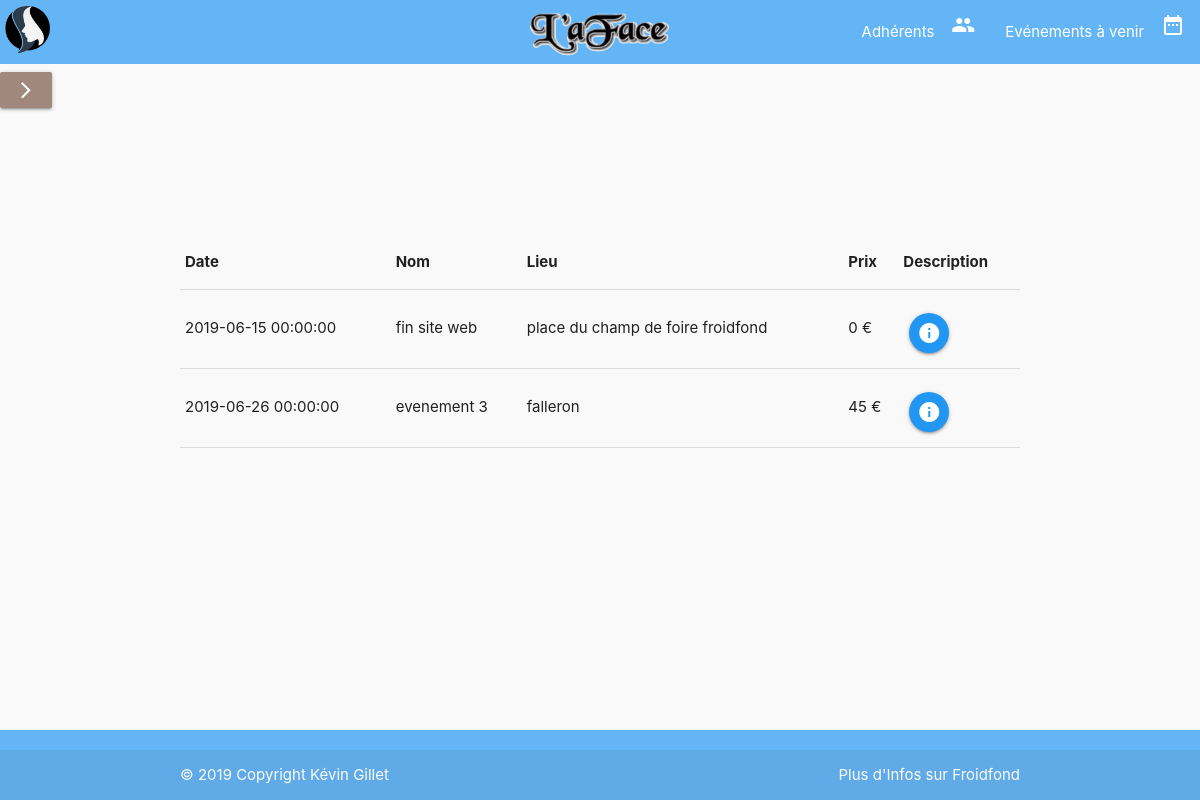
The page /user/page/events_view.php on the database as committed earlier.
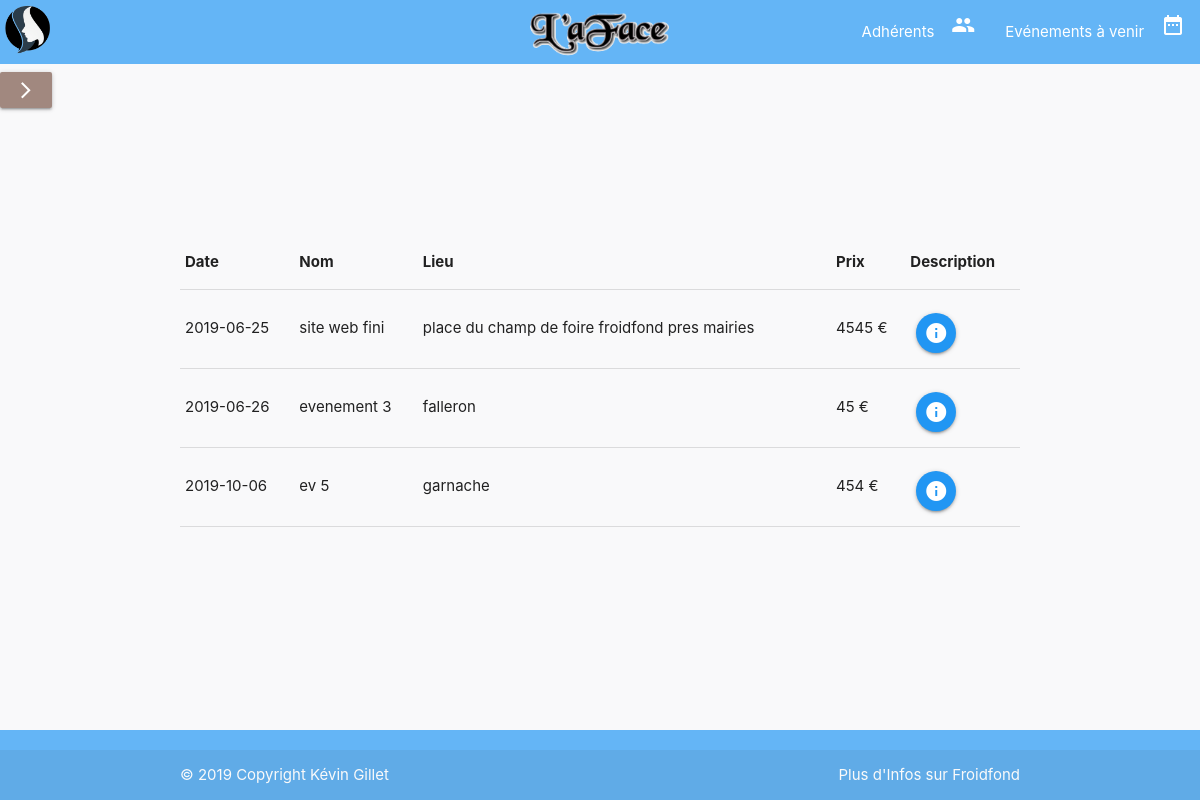
The same page on the database as committed later.
### tables this page shows
CREATE TABLE `evenement` (
  `idEvenement` int(11) NOT NULL,
  `nomEvenement` varchar(100) NOT NULL,
  `dateEvenement` date NOT NULL,
  `lieuEvenement` varchar(100) NOT NULL,
  `prixEntreeEvenement` float NOT NULL,
  `descriptionEvenement` text NOT NULL
);

### user/page/events_view.php (the view, shortened to what this page needs)
<?php include '../../modal/header.php'; ?>
<?php require_once '../../config/config.php';
$db = new PDO("mysql:host=" . Config::DB_SERVER . ";dbname=" . Config::DB_NAME
, Config::DB_USERNAME, Config::DB_PASSWORD, array(PDO::MYSQL_ATTR_INIT_COMMAND => "SET NAMES 'utf8'"));
$sql_query = "SELECT ev.dateEvenement, ev.descriptionEvenement, ev.nomEvenement, ev.lieuEvenement, ev.prixEntreeEvenement, ev.idEvenement
FROM evenement ev WHERE ev.dateEvenement > CURRENT_DATE() ORDER BY ev.dateEvenement ASC";
$result = $db->prepare($sql_query);
$result->execute();
$events = $result->fetchAll();
?>
      <main>
        <?php include '../../modal/sidenav.php'; ?>
        <table class="highlight table-gestion member-table responsive-table">
          <thead>
            <tr>
              <th>Date</th>
              <th>Nom</th>
              <th>Lieu</th>
              <th>Prix</th>
              <th>Description</th>
            </tr>
          </thead>
          <tbody>
            <?php foreach ($events as $line){ ?>
            <tr>
              <td><?php echo $line["dateEvenement"] ?></td>
              <td><?php echo $line["nomEvenement"] ?></td>
              <td><?php echo $line["lieuEvenement"] ?></td>
              <td><?php echo $line["prixEntreeEvenement"] ?>&nbsp;€</td>
              <td><a class="btn-floating waves-effect waves-light blue modal-trigger" href="#modal<?php echo $line["idEvenement"] ?>"><i class="material-icons">info</i></a></td>
            </tr>
            <?php } ?>
          </tbody>
        </table>
      </main>
<?php include '../../modal/footer.php'; ?>

Rows that differ between the two databases and show on the page:
changed evenement: dateEvenement "2019-06-15 00:00:00" → "2019-06-25"; nomEvenement "fin site web" → "site web fini"; lieuEvenement "place du champ de foire froidfond" → "place du champ de foire froidfond pres mairies"; prixEntreeEvenement "0" → "4545"
changed evenement "evenement 3": dateEvenement "2019-06-26 00:00:00" → "2019-06-26"
now on this page (row edited): evenement: dateEvenement "2019-10-06", nomEvenement "ev 5", lieuEvenement "garnache", prixEntreeEvenement "454"
